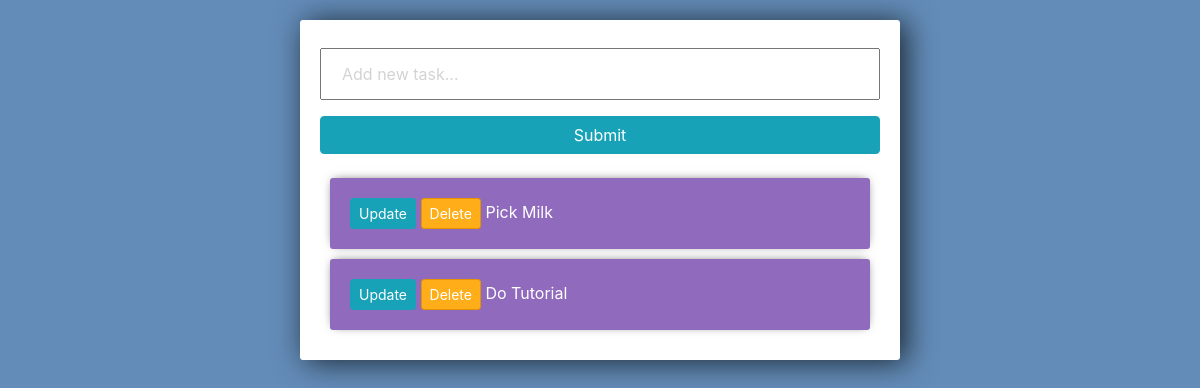
/, run on an earlier commit of the app's database.
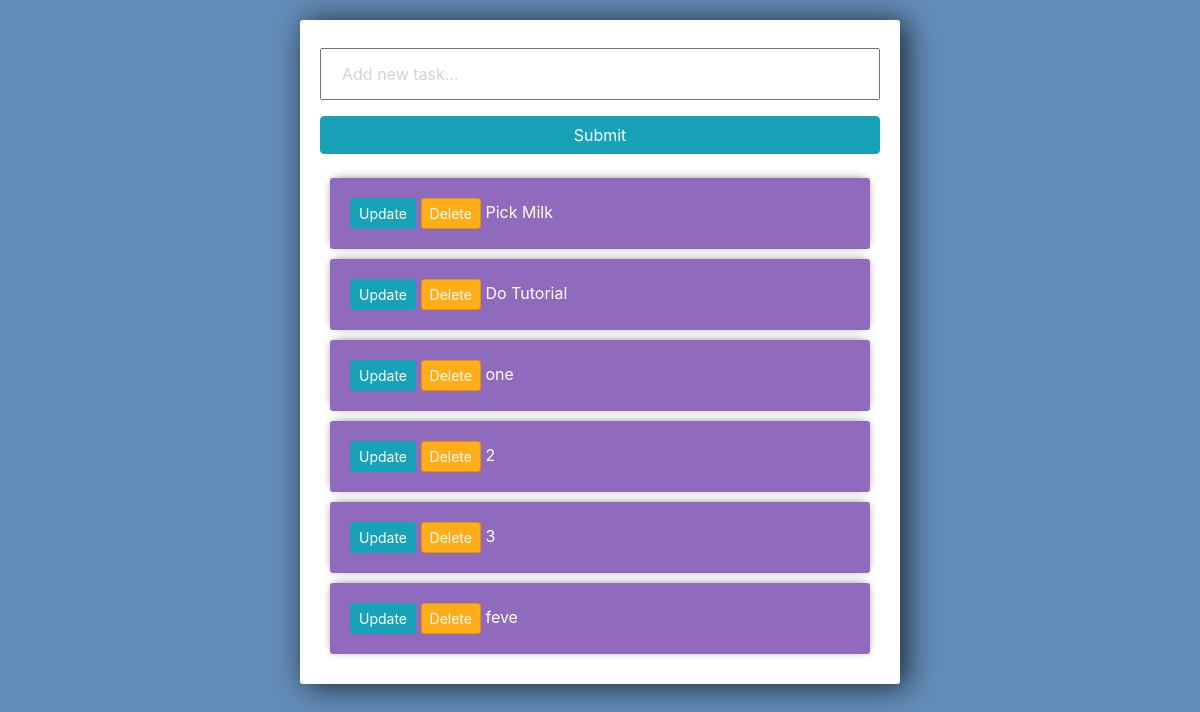
And on a later commit of the database.
### tasks/models.py (models this page shows)
class  Task(models.Model):
    title = models.CharField(max_length=200)
    complete = models.BooleanField(default=False)
    created =models.DateTimeField(auto_now_add=True)
    def __str__(self):
        return self.title

### tasks/views.py (the view)
# urls.py: path('', views.index, name="list"),
def index(request):
    tasks= Task.objects.all()
    form = TaskForm()
    if request.method == "POST":
        form = TaskForm(request.POST)
        if form.is_valid():
            form.save()
        return redirect('/')
    context= {'tasks':tasks, 'form':form}
    return render(request, 'tasks/list.html',context)

### tasks/forms.py
class TaskForm(forms.ModelForm):
    title = forms.CharField(widget=forms.TextInput(attrs={'placeholder':'Add new task...'}))
    class Meta:
        model = Task
        fields = '__all__'

### tasks/templates/tasks/list.html (shortened to what this page needs)
<link rel="stylesheet" href="https://stackpath.bootstrapcdn.com/bootstrap/4.3.1/css/bootstrap.min.css">
<div class="center-column">
    <form action="/" method="POST">
        {{form.title}}
        <input class="btn btn-info" type="submit" name="Create Task">
    </form>
    <div class="todo-list">
        {% for task in tasks %}
            <div class="item-row">
                <a class="btn btn-sm btn-info" href="{% url 'update_task' task.id %}">Update</a>
                <a class="btn btn-sm btn-danger" href="{% url 'delete' task.id %}">Delete</a>
                {% if task.complete == True %}
                    <strike>{{task}}</strike>
                {% else %}
                    <span>{{task}}</span>
                {% endif %}
            </div>
        {% endfor %}
    </div>
</div>

What changed in the data, as far as the page shows it:
added Task: title "one"
added Task: title "2"
added Task: title "3"
added Task: title "feve"
